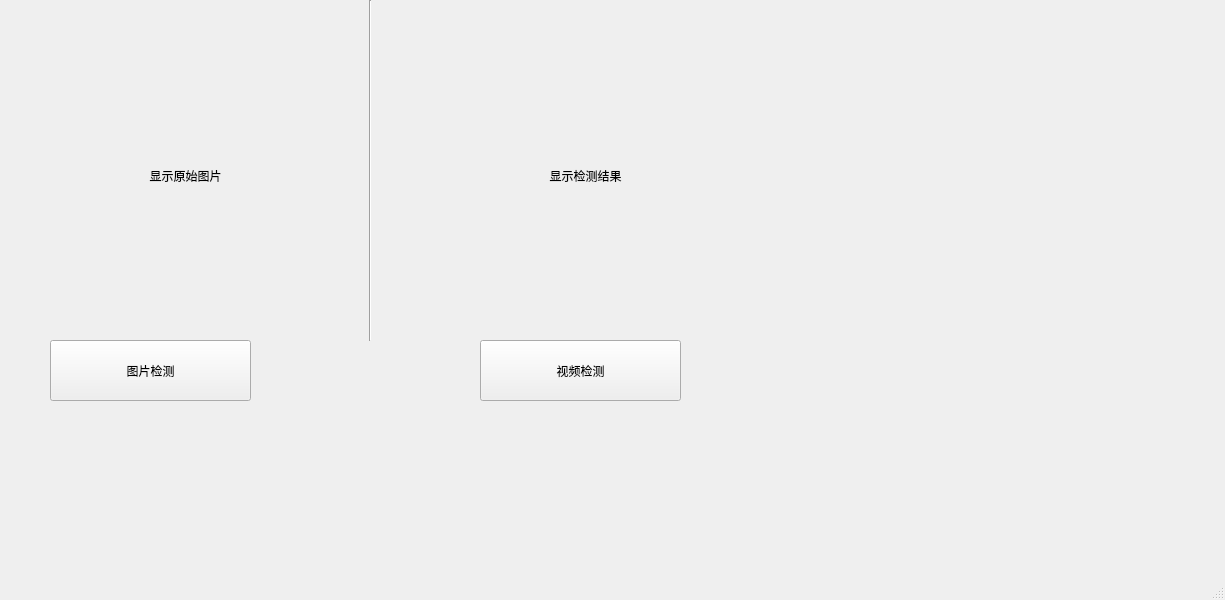
<?xml version="1.0" encoding="UTF-8"?>
<ui version="4.0">
 <class>MainWindow</class>
 <widget class="QMainWindow" name="MainWindow">
  <property name="geometry">
   <rect>
    <x>0</x>
    <y>0</y>
    <width>1225</width>
    <height>600</height>
   </rect>
  </property>
  <property name="windowTitle">
   <string>MainWindow</string>
  </property>
  <widget class="QWidget" name="centralwidget">
   <widget class="QLabel" name="input">
    <property name="geometry">
     <rect>
      <x>0</x>
      <y>10</y>
      <width>371</width>
      <height>331</height>
     </rect>
    </property>
    <property name="text">
     <string>显示原始图片</string>
    </property>
    <property name="scaledContents">
     <bool>true</bool>
    </property>
    <property name="alignment">
     <set>Qt::AlignCenter</set>
    </property>
   </widget>
   <widget class="QLabel" name="output">
    <property name="geometry">
     <rect>
      <x>400</x>
      <y>10</y>
      <width>371</width>
      <height>331</height>
     </rect>
    </property>
    <property name="text">
     <string>显示检测结果</string>
    </property>
    <property name="scaledContents">
     <bool>true</bool>
    </property>
    <property name="alignment">
     <set>Qt::AlignCenter</set>
    </property>
   </widget>
   <widget class="Line" name="line">
    <property name="geometry">
     <rect>
      <x>360</x>
      <y>0</y>
      <width>20</width>
      <height>341</height>
     </rect>
    </property>
    <property name="orientation">
     <enum>Qt::Vertical</enum>
    </property>
   </widget>
   <widget class="QPushButton" name="det_img">
    <property name="geometry">
     <rect>
      <x>50</x>
      <y>340</y>
      <width>201</width>
      <height>61</height>
     </rect>
    </property>
    <property name="text">
     <string>图片检测</string>
    </property>
   </widget>
   <widget class="QPushButton" name="pushButton_2">
    <property name="geometry">
     <rect>
      <x>480</x>
      <y>340</y>
      <width>201</width>
      <height>61</height>
     </rect>
    </property>
    <property name="text">
     <string>视频检测</string>
    </property>
   </widget>
  </widget>
  <widget class="QMenuBar" name="menubar">
   <property name="geometry">
    <rect>
     <x>0</x>
     <y>0</y>
     <width>1225</width>
     <height>21</height>
    </rect>
   </property>
  </widget>
  <widget class="QStatusBar" name="statusbar"/>
 </widget>
 <resources/>
 <connections/>
</ui>
